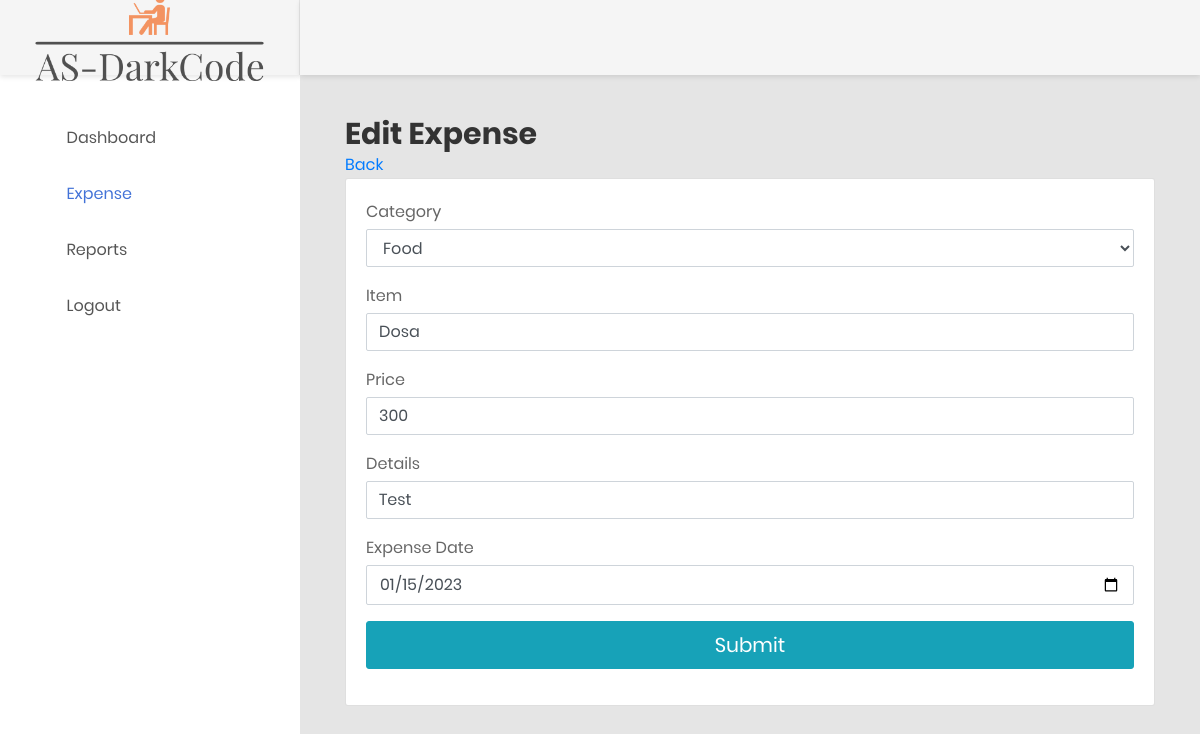
/manage_expense.php?id=4 (signed in), run on the app's committed database.
### tables this page shows
CREATE TABLE `expense` (
  `id` int(11) NOT NULL,
  `category_id` int(11) NOT NULL,
  `item` varchar(255) NOT NULL,
  `price` float NOT NULL,
  `details` text NOT NULL,
  `expense_date` date NOT NULL,
  `added_on` datetime NOT NULL,
  `added_by` int(11) NOT NULL
);

### manage_expense.php (the view, shortened to what this page needs)
<?php
   include('header.php');
   $category_id="";
   $item="";
   $price="";
   $details="";
   $expense_date=date('Y-m-d');
   $label="Add";
   if(isset($_GET['id']) && $_GET['id']>0){
   	$label="Edit";
   	$id=get_safe_value($_GET['id']);
   	$res=mysqli_query($con,"select * from expense where id=$id");
   	$row=mysqli_fetch_assoc($res);
   	$category_id=$row['category_id'];
   	$item=$row['item'];
   	$price=$row['price'];
   	$details=$row['details'];
   	$expense_date=$row['expense_date'];
   }
   ?>
<div class="main-content">
   <div class="section__content section__content--p30">
      <div class="container-fluid">
         <div class="row">
            <div class="col-lg-12">
               <h2><?php echo $label?> Expense</h2>
               <a href="expense.php">Back</a>
               <div class="card">
                  <div class="card-body card-block">
                     <form method="post" class="form-horizontal">
                        <div class="form-group">												<label class="control-label mb-1">Category</label>
                           <?php echo getCategory($category_id);
                              ?>
                        </div>
                        <div class="form-group">												<label class="control-label mb-1">Item</label>
                           <input type="text" name="item" required value="<?php echo $item?>" class="form-control" rquired>
                        </div>
                        <div class="form-group">												<label class="control-label mb-1">Price</label>
                           <input type="text" name="price" required value="<?php echo $price?>" class="form-control" rquired>
                        </div>
                        <div class="form-group">												<label class="control-label mb-1">Details</label>
                           <input type="text" name="details" required value="<?php echo $details?>" class="form-control" rquired>
                        </div>
                        <div class="form-group">												<label class="control-label mb-1">Expense Date</label>
                           <input type="date" name="expense_date" required value="<?php echo $expense_date?>" class="form-control" rquired max="<?php echo date('Y-m-d')?>">
                        </div>
                        <div class="form-group">
                           <input type="submit" name="submit" value="Submit"  class="btn btn-lg btn-info btn-block">
                        </div>
                     </form>
                  </div>
               </div>
            </div>
         </div>
      </div>
   </div>
</div>
<?php
   include('footer.php');
   ?>

### data on the page
expense: item "Dosa", price "300", details "Test", expense_date "01/15/2023"

### other printed values
$label "Edit"
form field category_id "Food"
